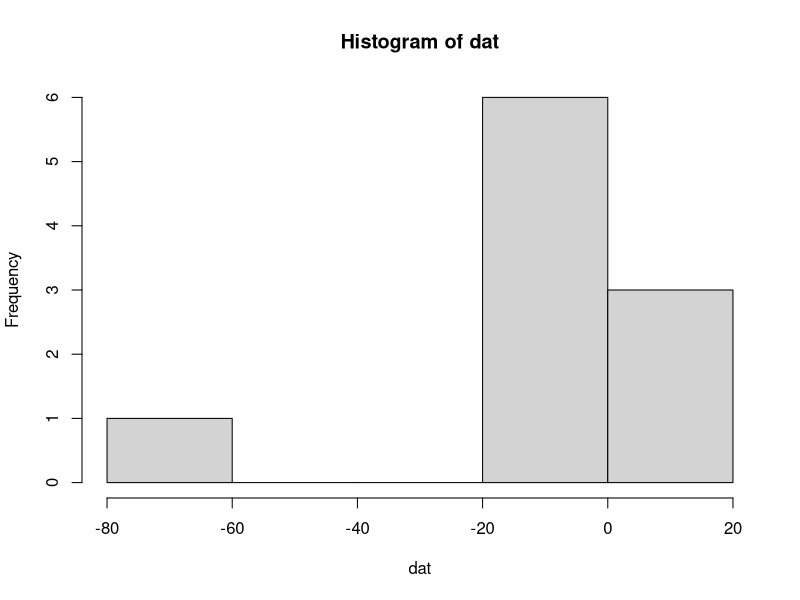

Here is the R script that generated this plot:

# Exercise 8.5-4  --------------------------------------------------------
# ordered stats

# read the data
dat <- scan('Data415/E8_5-04.txt')
hist(dat)

# a) sign test
sample_in_order = sort(dat)
sample_in_order
# [1] -74.0216  -5.9848  -3.0678  -1.9415  -1.0962  -0.7757  -0.0790   0.5901
# [9]   3.8545   9.3820


median(sample_in_order)

# find how many numbers are more than 0
sum(dat > 0) # 3

# b) wilcoxon sign test
diff_abs = abs(dat - 0)
rank_obs = order(diff_abs)

W = -sum(rank_obs[1:7]) + sum(rank_obs[8:10]) # -19

n = length(dat)
Z = (W - 0)/sqrt(n * (n+1) * (2*n + 1)/6) # -0.9683
